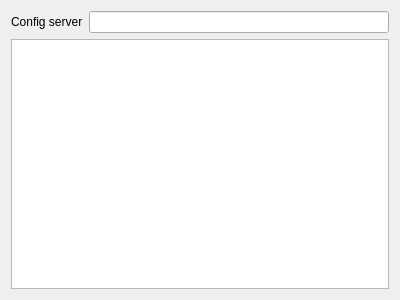
<?xml version="1.0" encoding="UTF-8"?>
<ui version="4.0">
 <class>RemoteTuner</class>
 <widget class="QWidget" name="RemoteTuner">
  <property name="geometry">
   <rect>
    <x>0</x>
    <y>0</y>
    <width>400</width>
    <height>300</height>
   </rect>
  </property>
  <property name="windowTitle">
   <string>Remote Tuner</string>
  </property>
  <layout class="QVBoxLayout" name="verticalLayout">
   <item>
    <layout class="QHBoxLayout" name="horizontalLayout">
     <item>
      <widget class="QLabel" name="label">
       <property name="text">
        <string>Config server</string>
       </property>
      </widget>
     </item>
     <item>
      <widget class="QLineEdit" name="prefixEdit"/>
     </item>
    </layout>
   </item>
   <item>
    <widget class="QTreeView" name="view"/>
   </item>
  </layout>
 </widget>
 <resources/>
 <connections/>
</ui>
